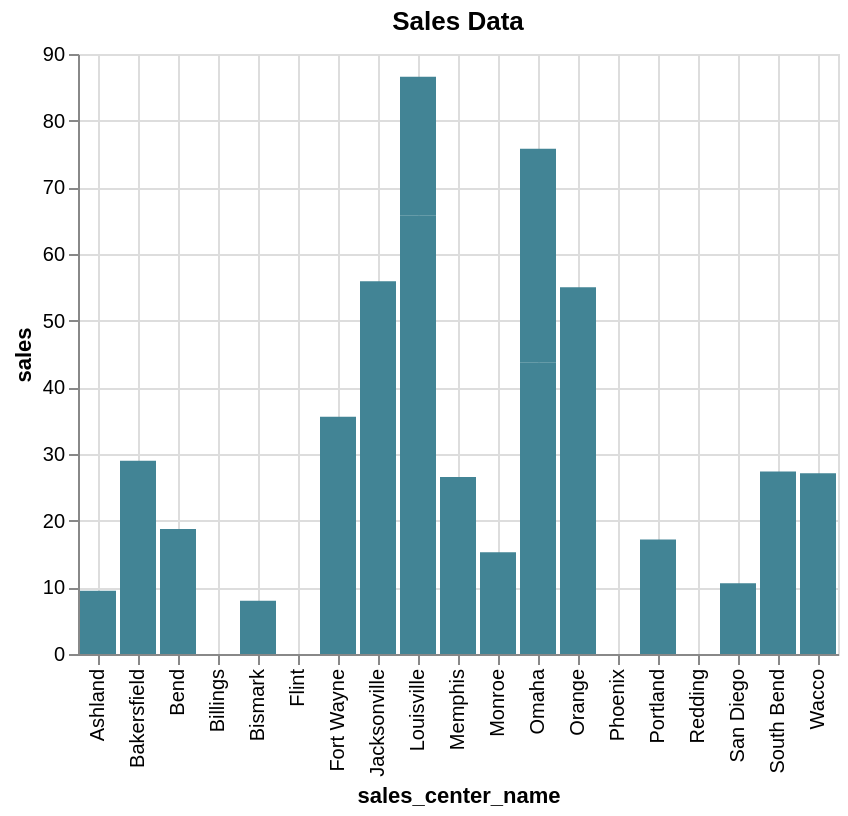

The notebook cell this image was saved under:
### Markdown cell above
<p style='font-size:18px;font-family:Arial;color:#E37C4D;'><b>The height and width of the chart can be adjusted</b></p>

### Code cell
%chart sales_center_name, sales, title = Sales Data, color = #428495, width = 500, height = 500

### Figure 1 — Vega-Lite specification as saved in the notebook (floating-point values rounded to 4 significant figures)
{"$schema": "https://vega.github.io/schema/vega-lite/v3.json", "data": {"format": {"type": "csv"}, "values": "\"SALES\",\"Sales_Center_ID\",\"Sales_Center_Name\"\n\".00\",\"1111\",\"Phoenix\"\n\".00\",\"1111\",\"Phoenix\"\n\".00\",\"2222\",\"Bend\"\n\"18.75\",\"2222\",\"Bend\"\n\"43.78\",\"3333\",\"Omaha\"\n\"32.00\",\"3333\",\"Omaha\"\n\"65.73\",\"4444\",\"Louisville\"\n\"20.85\",\"4444\",\"Louisville\"\n\".00\",\"5555\",\"Bismark\"\n\"7.97\",\"5555\",\"Bismark\"\n\"7.79\",\"6666\",\"Memphis\"\n\"18.75\",\"6666\",\"Memphis\"\n\"15.25\",\"7777\",\"Monroe\"\n\".00\",\"7777\",\"Monroe\"\n\".00\",\"8888\",\"San Diego\"\n\"10.60\",\"8888\",\"San Diego\"\n\".00\",\"9999\",\"Redding\"\n\".00\",\"9999\",\"Redding\"\n\"19.36\",\"1112\",\"South Bend\"\n\"8.00\",\"1112\",\"South Bend\"\n\"16.50\",\"1113\",\"Jacksonville\"\n\"39.42\",\"1113\",\"Jacksonville\"\n\"35.58\",\"1114\",\"Fort Wayne\"\n\".00\",\"1115\",\"Billings\"\n\"17.18\",\"1116\",\"Portland\"\n\"9.50\",\"1117\",\"Ashland\"\n\"27.10\",\"1118\",\"Wacco\"\n\".00\",\"1119\",\"Flint\"\n\"29.00\",\"2111\",\"Bakersfield\"\n\"55.00\",\"3111\",\"Orange\"\n"}, "encoding": {"x": {"axis": {"grid": true, "title": "sales_center_name"}, "field": "Sales_Center_Name", "type": "nominal"}, "y": {"axis": {"grid": true, "title": "sales"}, "field": "SALES", "type": "quantitative"}}, "height": "500", "mark": {"color": "#428495", "type": "bar"}, "title": "Sales Data", "width": "500"}
